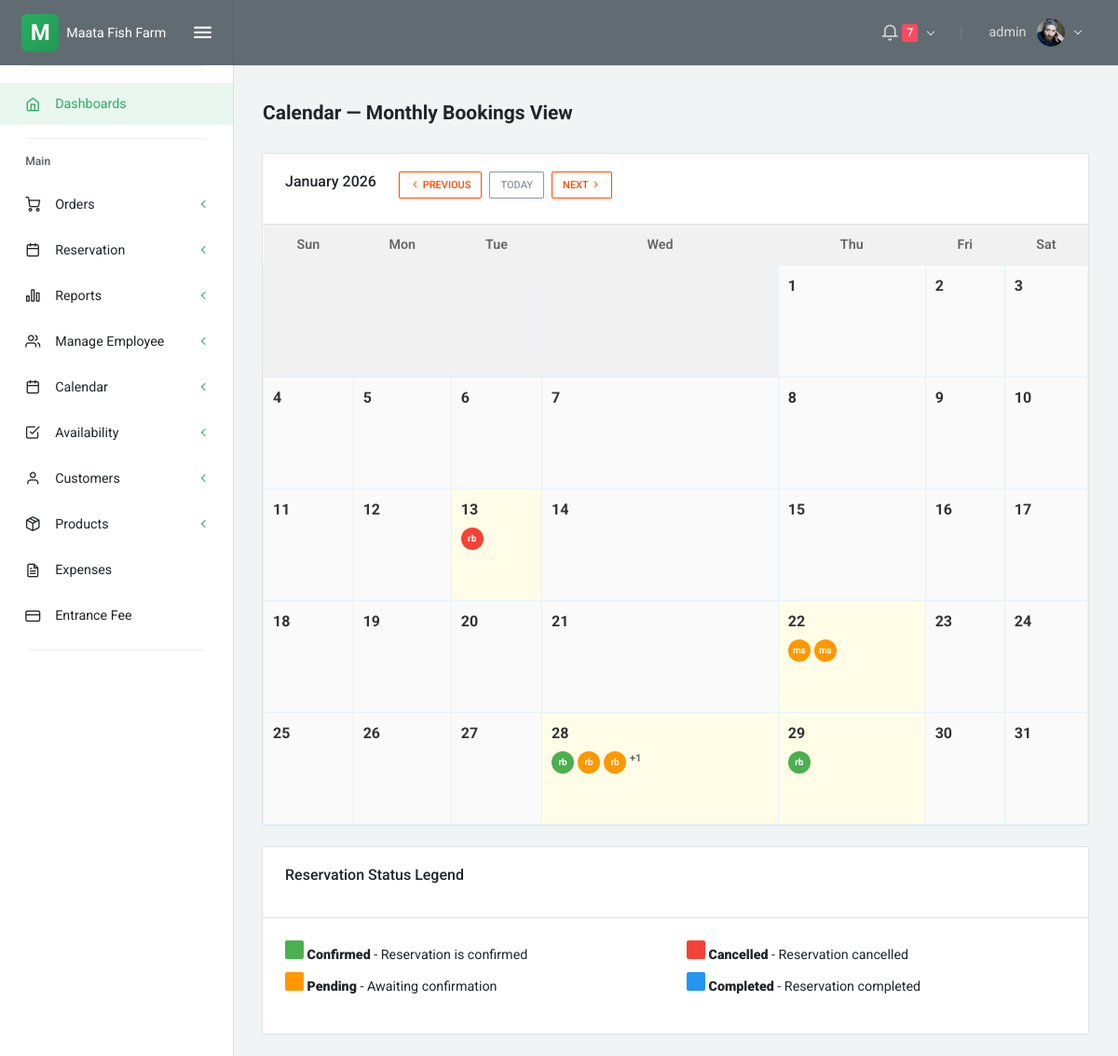
Page /calendar_month.php?month=1&year=2026 (signed in) on the earlier database version.
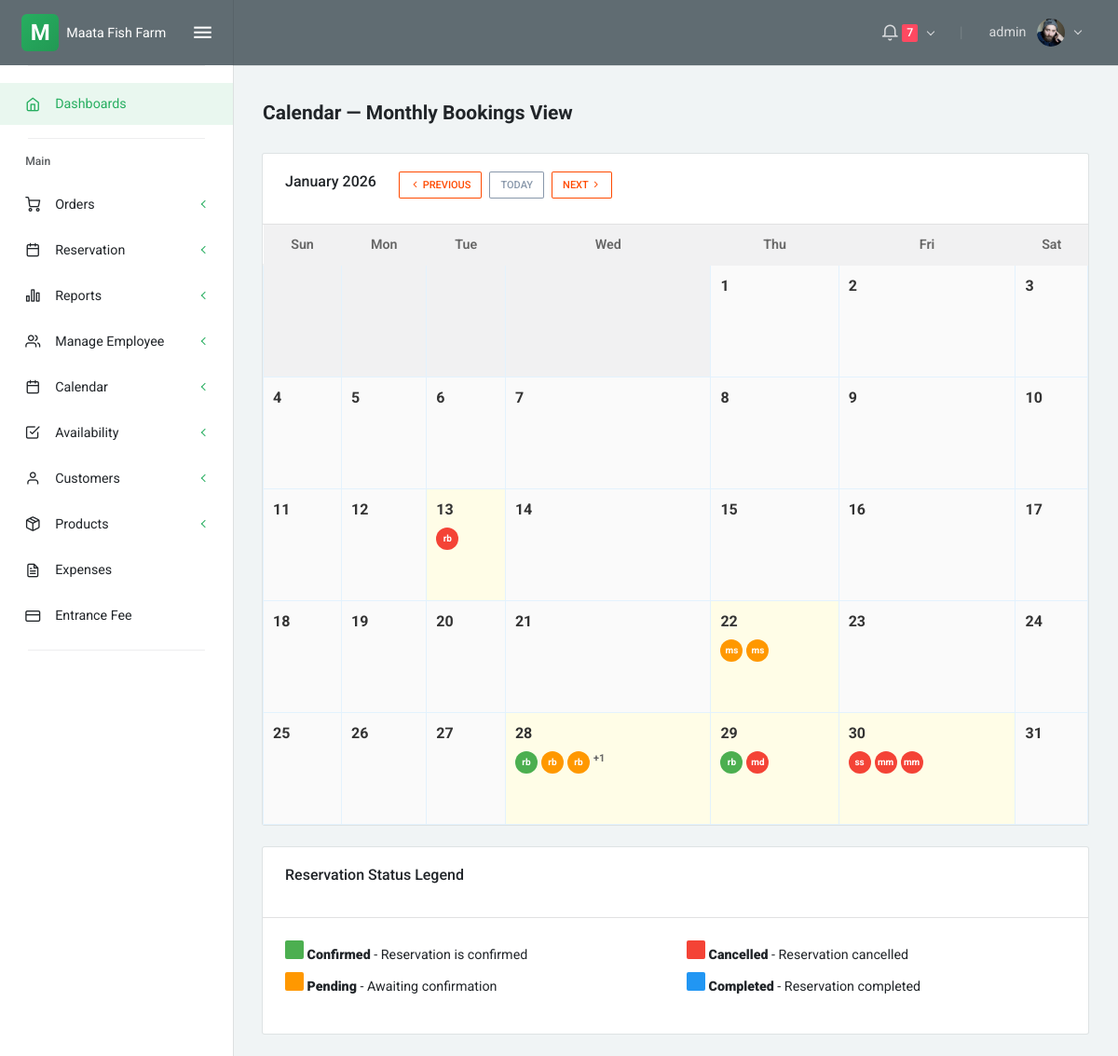
Same page on the later database version.
### tables this page shows
CREATE TABLE `reservations` (
  `id` int(11) NOT NULL,
  `reservation_number` varchar(20) NOT NULL,
  `customer_id` int(11) NOT NULL,
  `reservation_type` enum('dine-in','farm visit','private-events','cottage') DEFAULT NULL,
  `num_guests` int(11) NOT NULL,
  `reservation_date` date NOT NULL,
  `reservation_time` time NOT NULL,
  `special_requests` text DEFAULT NULL,
  `status` enum('pending','completed','cancelled','confirmed') DEFAULT NULL,
  `contact_phone` varchar(20) DEFAULT NULL,
  `contact_email` varchar(100) DEFAULT NULL,
  `created_at` timestamp NOT NULL DEFAULT current_timestamp(),
  `updated_at` timestamp NOT NULL DEFAULT current_timestamp() ON UPDATE current_timestamp(),
  `cottage_id` int(11) DEFAULT NULL
);

CREATE TABLE `customers` (
  `id` int(11) NOT NULL,
  `first_name` varchar(50) NOT NULL,
  `last_name` varchar(50) NOT NULL,
  `email` varchar(100) DEFAULT NULL,
  `phone` varchar(20) DEFAULT NULL,
  `address` text DEFAULT NULL,
  `barangay` varchar(100) DEFAULT NULL,
  `municipality` varchar(100) DEFAULT NULL,
  `created_at` timestamp NOT NULL DEFAULT current_timestamp(),
  `updated_at` timestamp NOT NULL DEFAULT current_timestamp() ON UPDATE current_timestamp(),
  `password` varchar(45) DEFAULT NULL,
  `customer_type` enum('online_customer','diner') DEFAULT 'online_customer',
  `government_id_image` varchar(500) DEFAULT NULL,
  `government_id_verified` tinyint(1) DEFAULT 0,
  `id_verification_date` timestamp NULL DEFAULT NULL
);

### calendar_month.php (the view, shortened to what the changed rows need)
<?php include 'partials/head.php'; ?>
<?php include 'partials/navbar.php'; ?>
<div class="layout-content">
    <div class="container-fluid flex-grow-1 container-p-y">
        <?php
        require __DIR__ . '/config/db.php';
        $current_month = isset($_GET['month']) ? (int)$_GET['month'] : date('m');
        $current_year = isset($_GET['year']) ? (int)$_GET['year'] : date('Y');
        $reservations = [];
        $query = 'SELECT r.id, r.reservation_number, r.reservation_date, r.reservation_time, r.reservation_type, r.num_guests, r.status, c.first_name, c.last_name, c.email FROM reservations r JOIN customers c ON r.customer_id = c.id WHERE YEAR(r.reservation_date) = ? AND MONTH(r.reservation_date) = ? ORDER BY r.reservation_date, r.reservation_time';
        $stmt = $conn->prepare($query);
        if ($stmt) {
            $stmt->bind_param('ii', $current_year, $current_month);
            $stmt->execute();
            $res = $stmt->get_result();
            while ($row = $res->fetch_assoc()) {
                $date = $row['reservation_date'];
                if (!isset($reservations[$date])) {
                    $reservations[$date] = [];
                }
                $reservations[$date][] = $row;
            }
        }
        $first_day = mktime(0, 0, 0, $current_month, 1, $current_year);
        $last_day = date('t', $first_day);
        $start_weekday = date('w', $first_day);
        ?>
        <div class="card mt-3">
            <div class="card-body p-0">
                <div class="table-responsive">
                    <table class="calendar-table table mb-0">
                        <thead>
                            <tr class="bg-light">
                                <th class="text-center">Sun</th>
                                <th class="text-center">Mon</th>
                                <th class="text-center">Tue</th>
                                <th class="text-center">Wed</th>
                                <th class="text-center">Thu</th>
                                <th class="text-center">Fri</th>
                                <th class="text-center">Sat</th>
                            </tr>
                        </thead>
                        <tbody>
                            <tr>
                                <?php
                                for ($i = 0; $i < $start_weekday; $i++) {
                                    echo '<td class="bg-light"></td>';
                                }
                                $current_cell = $start_weekday;
                                for ($day = 1; $day <= $last_day; $day++) {
                                    $date_str = sprintf("%04d-%02d-%02d", $current_year, $current_month, $day);
                                    $has_reservations = isset($reservations[$date_str]);
                                    $is_today = ($date_str === date('Y-m-d'));
                                    echo '<td class="calendar-day ' . ($is_today ? 'today' : '') . ' ' . ($has_reservations ? 'has-bookings' : '') . '" data-date="' . $date_str . '">';
                                    echo '<div class="day-header">' . $day . '</div>';
                                    if ($has_reservations) {
                                        echo '<div class="reservations">';
                                        $count = 0;
                                        foreach ($reservations[$date_str] as $res) {
                                            if ($count < 3) {
                                                $status_color = '';
                                                switch ($res['status']) {
                                                    case 'confirmed':
                                                        $status_color = '#4caf50';
                                                        break;
                                                    case 'pending':
                                                        $status_color = '#ff9800';
                                                        break;
                                                    case 'cancelled':
                                                        $status_color = '#f44336';
                                                        break;
                                                }
                                                echo '<div class="reservation-badge" style="background-color: ' . $status_color . ';" title="' . htmlspecialchars($res['first_name'] . ' ' . $res['last_name']) . '" onclick="viewReservation(event, ' . $res['id'] . ')">';
                                                echo htmlspecialchars(substr($res['first_name'], 0, 1) . substr($res['last_name'], 0, 1));
                                                echo '</div>';
                                                $count++;
                                            }
                                        }
                                        if (count($reservations[$date_str]) > 3) {
                                            echo '<div class="reservation-count">+' . (count($reservations[$date_str]) - 3) . '</div>';
                                        }
                                        echo '</div>';
                                    }
                                    echo '</td>';
                                    $current_cell++;
                                    if ($current_cell % 7 == 0 && $day < $last_day) {
                                        echo '</tr><tr>';
                                    }
                                }
                                ?>
                            </tr>
                        </tbody>
                    </table>
                </div>
            </div>
        </div>
    </div>
</div>
<?php include 'partials/footer.php'; ?>

Differences in the rows shown:
added reservations: customer.last_name "md"
added reservations: customer.last_name "ss"
added reservations: customer.last_name "mm"
added reservations: customer.last_name "mm"
